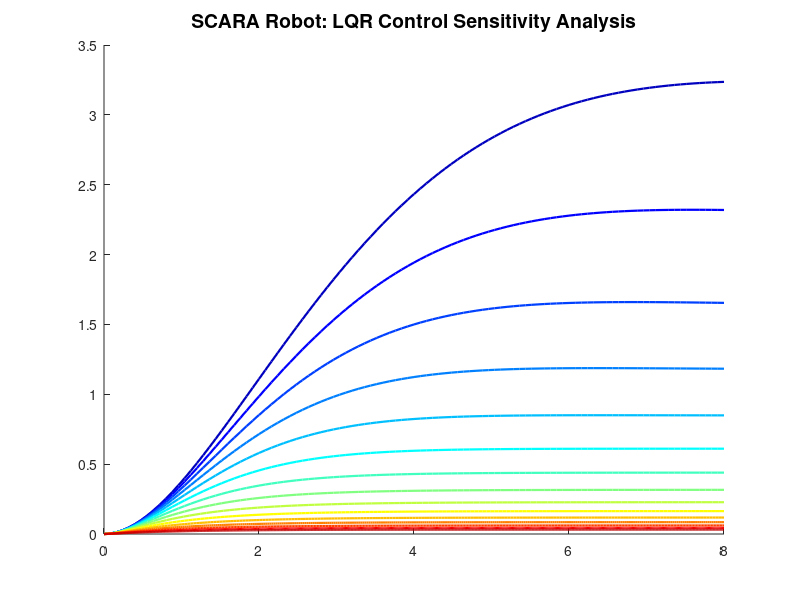

Source code (MATLAB): (Note: this script raises an error after producing the figure.)
clear; clc; close all; 

% --- System Definition (SCARA Robot Model) ---
A = [0, 0, 1, 0; 
     0, 0, 0, 1; 
     0, 0.000102771, 0.0008673, 0.000321434; 
     0, -0.000133507, -0.00122245, -0.000322415];
B = [0, 0; 0, 0; 1, 0; 0, 1];
C = [1, 0, 0, 0; 0, 1, 0, 0]; 
D = [0, 0; 0, 0];

% --- Diverse Weights Selection ---
q_weights = logspace(-1, 3, 15); 
sim_time = 8; 

% --- Figure Setup ---
fig = figure('Color', 'w', 'Units', 'inches', 'Position', [2, 2, 9, 6]);
hold on;

% Color map
colors = jet(length(q_weights));

% --- LQR Iteration Loop ---
for k = 1:length(q_weights)
    Q_val = q_weights(k);
    R_val = 1; 
    
    Q_curr = Q_val * eye(4);
    R_curr = R_val * eye(2);
    
    K = lqr(A, B, Q_curr, R_curr);
    sys_cl = ss(A - B*K, B, C, D);
    [y, t] = step(sys_cl, sim_time); 
    
    plot(t, y(:,1,1), 'LineWidth', 1.6, 'Color', colors(k,:), ...
         'DisplayName', sprintf('Q/R Ratio: %.2f', Q_val/R_val));
end

% --- Professional Labeling ---
title('\bf{SCARA Robot: LQR Control Sensitivity Analysis}', 'FontSize', 14);
subtitle('Comparison of 15 Iterations');
xlabel('Time (seconds)', 'FontSize', 12, 'FontWeight', 'bold');
ylabel('Joint 1 Position (rad/m)', 'FontSize', 12, 'FontWeight', 'bold');

% Formatting
grid on;
ax = gca;
ax.GridLineStyle = '--';
ax.GridAlpha = 0.3;
ax.FontSize = 10;
ax.Box = 'off'; % Removes the top and right box lines for arrow style

% Legend styling
lgd = legend('Location', 'northeastoutside', 'FontSize', 8);
title(lgd, 'Weighting Ratio');

% --- ADD AXIS ARROWS ---
% Ensure the plot is fully rendered so positions are accurate
drawnow; 

% Get axes position in normalized figure units
pos = ax.Position; 

% X-axis arrow (Bottom-left to Bottom-right)
annotation('arrow', [pos(1), pos(1) + pos(3) + 0.03], [pos(2), pos(2)], ...
    'LineWidth', 1.5, 'HeadStyle', 'vback2', 'HeadWidth', 8, 'HeadLength', 8);

% Y-axis arrow (Bottom-left to Top-left)
annotation('arrow', [pos(1), pos(1)], [pos(2), pos(2) + pos(4) + 0.03], ...
    'LineWidth', 1.5, 'HeadStyle', 'vback2', 'HeadWidth', 8, 'HeadLength', 8);

% --- High-Resolution Export ---
exportgraphics(fig, 'SCARA_LQR_With_Arrows_600DPI.png', 'Resolution', 600);

fprintf('High-resolution plot with arrows saved successfully.\n');
hold off;
